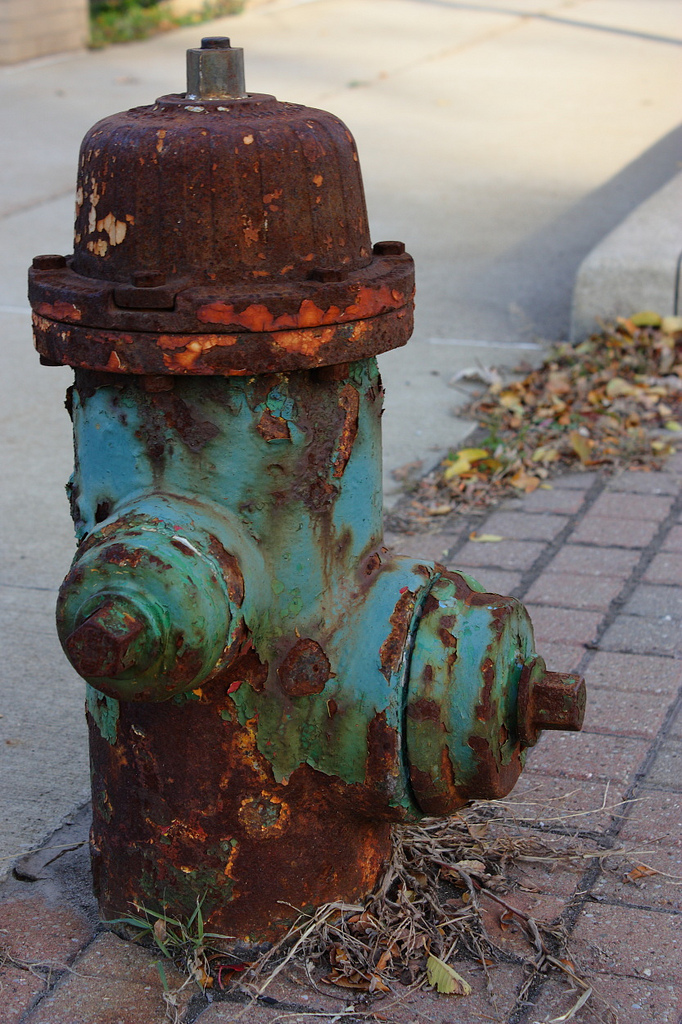
#> input picture InputImageSet/rust2_large.jpg, 682 x 1024 px
$ python PixelFeatureVector.py
#> lines starting #> are read from the running program, lines starting #| are printed output that depends on the picture
#> further down, test_img is the input picture: shape (1024, 682, 3); mean B, G, R 101.4, 106.1, 113.4
import numpy as np
import numexpr as ne
import cv2

class PixelFeatureVector:
    def __init__(self, input_img):

        # OpenCVはデフォルトではBGR色空間, 今後の処理の為にLab色空間に変えておく
        input_img = cv2.cvtColor(input_img, cv2.COLOR_BGR2Lab)
#> input_img: shape (1024, 682, 3); mean of channels 0, 1, 2 113.6, 131, 132.2
        self.luminance, self.chroma_a, self.chroma_b = cv2.split(input_img)
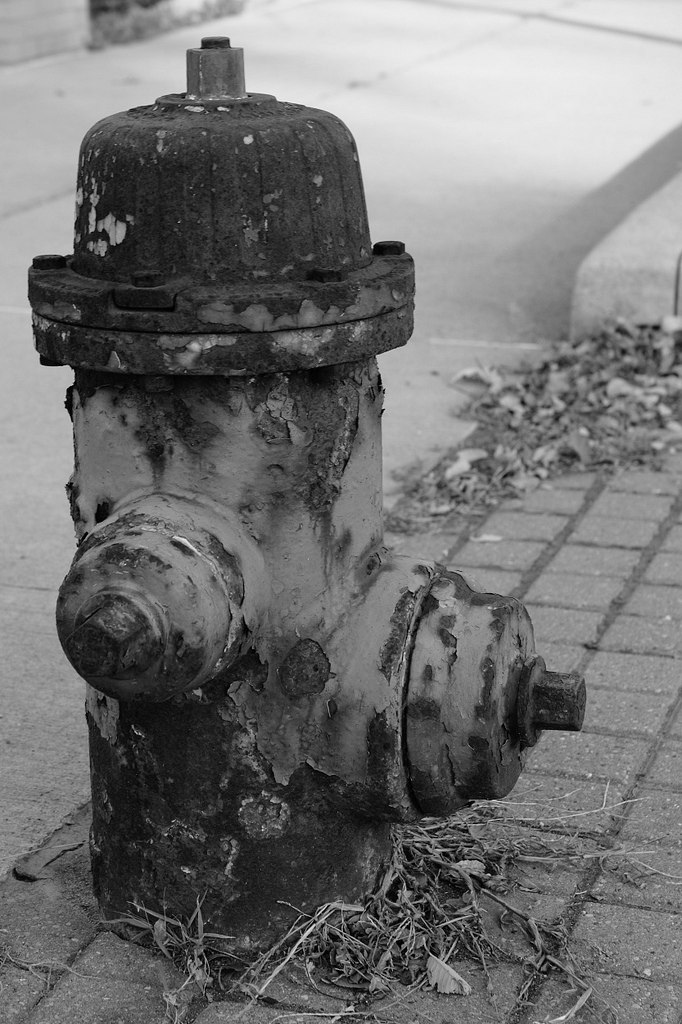
#> self.luminance: shape (1024, 682); min 0, max 250, mean 113.6
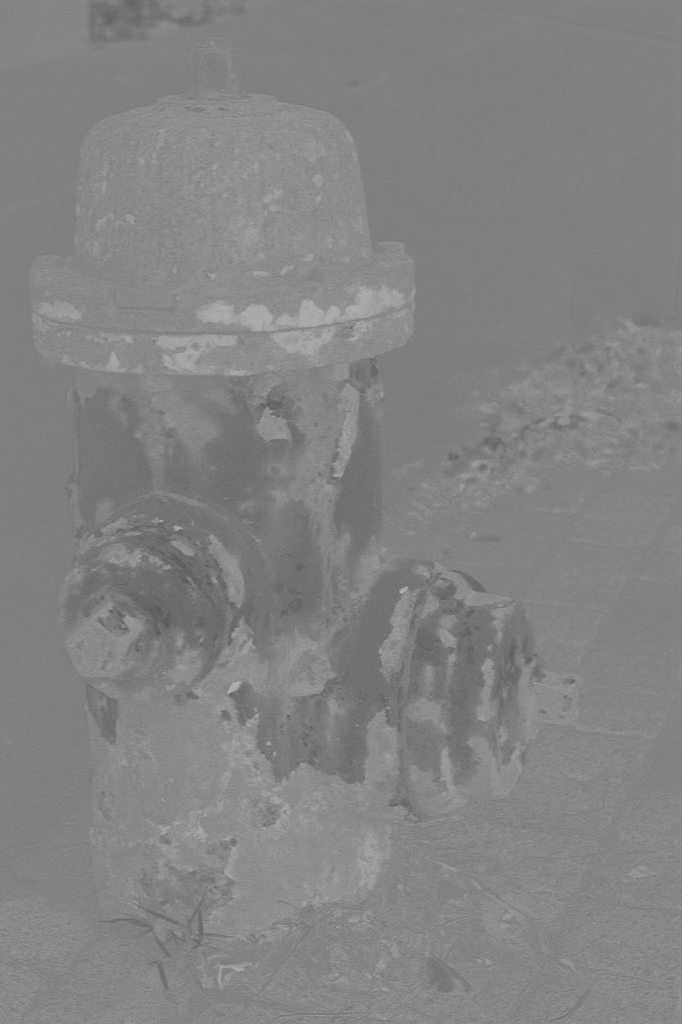
#> self.chroma_a: shape (1024, 682); min 89, max 182, mean 131
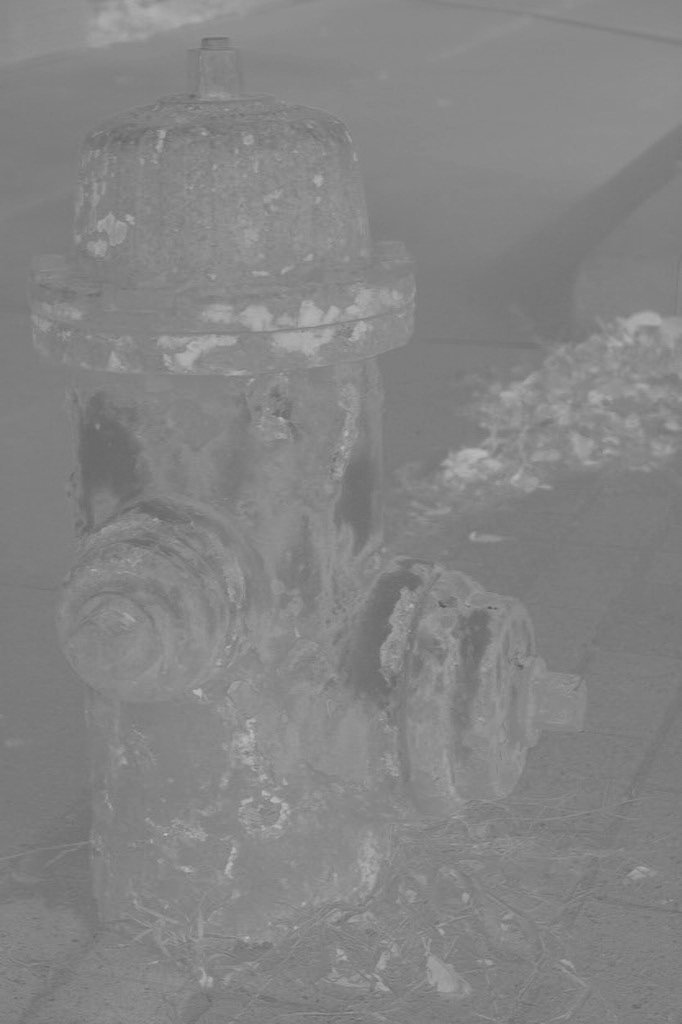
#> self.chroma_b: shape (1024, 682); min 86, max 192, mean 132.2

        # デフォルトでは[0, 255], [0.0, 1.0]へと正規化
        self.luminance = self.luminance / 255.0
        self.chroma_a = self.chroma_a / 255.0
        self.chroma_b = self.chroma_b / 255.0

        # ピクセルiの特徴ベクトルを計算する
        # feature_vector_i = [L_i/da, a_i/da, b_i/da, x_i/ds, y_i/ds]
        # L_i, a_i,　b_iはLab色空間の値
        # x_i, y_iは正規化画素座標 [-1.0, 1.0]
        # da=delta_a, ds=delta_sはappearance, spatialな局所性の影響を制御するパラメタ
        # 値は先行研究の観察に基づいて決めました
        self.height, self.width = input_img.shape[:2]
#> self.height = 1024; self.width = 682
        self.feature_vector = np.zeros((5, self.height, self.width))
        delta_a = 0.2
        delta_s = 50
        self.feature_vector[0] = np.array([Li for Li in self.luminance]) / delta_a
        self.feature_vector[1] = np.array([ai for ai in self.chroma_a]) / delta_a
        self.feature_vector[2] = np.array([bi for bi in self.chroma_b]) / delta_a

        # 座標はデフォルトでは左上原点なので画像中央を原点にする
        half_width = self.width / 2
#> half_width = 341
        half_height = self.height / 2
#> half_height = 512
        normalize_x = (np.array([xi for xi in range(self.width)]) - half_width) / half_width
#> normalize_x = 682 values from -1 to 0.997
        normalize_y = (np.array([yi for yi in range(self.height)]) - half_height) / half_height
#> normalize_y = 1024 values from -1 to 0.998
        self.feature_vector[3] = normalize_x[np.newaxis, :] / delta_s
        self.feature_vector[4] = normalize_y[:, np.newaxis] / delta_s

    # あるピクセルi,jの特徴ベクトルf_i, f_j間の距離を代入した，RadialBasisFunction(RBF)を計算する
    # RBF phi(r) = exp(-r^2)
    def computeRBF(self, x_i, y_i, x_j, y_j):
        # || f_i - f_j ||
#> called with x_i = 0, y_i = 0, x_j = 50, y_j = 50
        pixel_i_j_norm = np.linalg.norm(
            self.feature_vector[:,x_i, y_i] - self.feature_vector[:, x_j, y_j] )
#> pixel_i_j_norm = 0.137

        return ne.evaluate("exp(-1 * (pixel_i_j_norm ** 2))").astype("float32")


if __name__ == "__main__":
    test_img = cv2.imread("./InputImageSet/rust2_large.jpg")
    pixel_feature_vector = PixelFeatureVector(test_img)
    print(pixel_feature_vector.computeRBF(0,0, 50, 50))
#> (the call stopped at in computeRBF, `return ne.evaluate("exp(-1 * (pixel_i_j_norm ** 2))").astype("float32")`: numexpr is not available in this run)

$ run again, with InputImageSet/MossyGlowing.jpg copied over InputImageSet/rust2_large.jpg
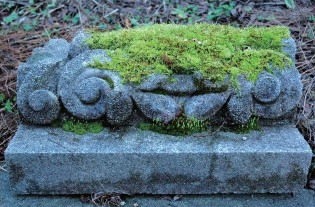
#> input picture InputImageSet/MossyGlowing.jpg, 315 x 207 px
#> test_img is the input picture: shape (207, 315, 3); mean B, G, R 117.6, 112, 86.8
#> input_img: shape (207, 315, 3); mean of channels 0, 1, 2 114.9, 121.4, 121.8
#> in __init__, `self.luminance, self.chroma_a, self.chroma_b = cv2.split(input_img)`:
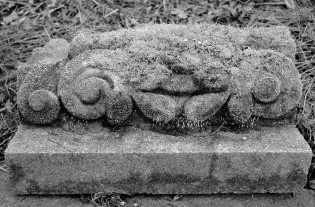
#> self.luminance: shape (207, 315); min 0, max 248, mean 114.9
#> in __init__, `self.luminance, self.chroma_a, self.chroma_b = cv2.split(input_img)`:
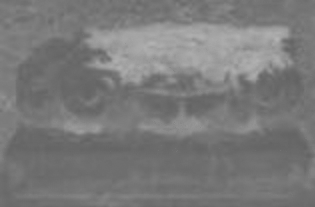
#> self.chroma_b: shape (207, 315); min 98, max 179, mean 121.8

$ run again, with InputImageSet/mossy.jpg copied over InputImageSet/rust2_large.jpg
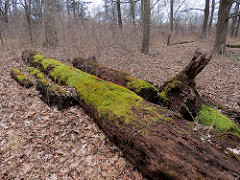
#> input picture InputImageSet/mossy.jpg, 240 x 180 px
#> test_img is the input picture: shape (180, 240, 3); mean B, G, R 91.6, 104.1, 121.5
#> input_img: shape (180, 240, 3); mean of channels 0, 1, 2 114.4, 133.3, 137.6
#> in __init__, `self.luminance, self.chroma_a, self.chroma_b = cv2.split(input_img)`:
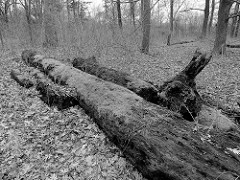
#> self.luminance: shape (180, 240); min 0, max 255, mean 114.4
#> in __init__, `self.luminance, self.chroma_a, self.chroma_b = cv2.split(input_img)`:
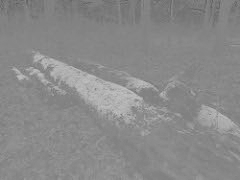
#> self.chroma_b: shape (180, 240); min 92, max 197, mean 137.6

$ run again, with InputImageSet/rust.jpg copied over InputImageSet/rust2_large.jpg
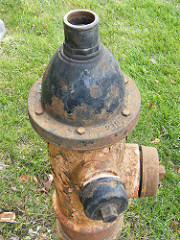
#> input picture InputImageSet/rust.jpg, 180 x 240 px
#> test_img is the input picture: shape (240, 180, 3); mean B, G, R 102.9, 150.1, 144.4
#> input_img: shape (240, 180, 3); mean of channels 0, 1, 2 154.3, 118.9, 151.8
#> in __init__, `self.luminance, self.chroma_a, self.chroma_b = cv2.split(input_img)`:
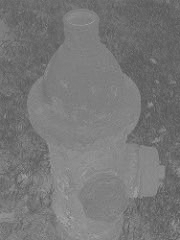
#> self.chroma_a: shape (240, 180); min 81, max 173, mean 118.9
#> in __init__, `self.luminance, self.chroma_a, self.chroma_b = cv2.split(input_img)`:
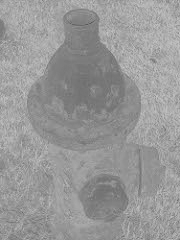
#> self.chroma_b: shape (240, 180); min 85, max 203, mean 151.8
